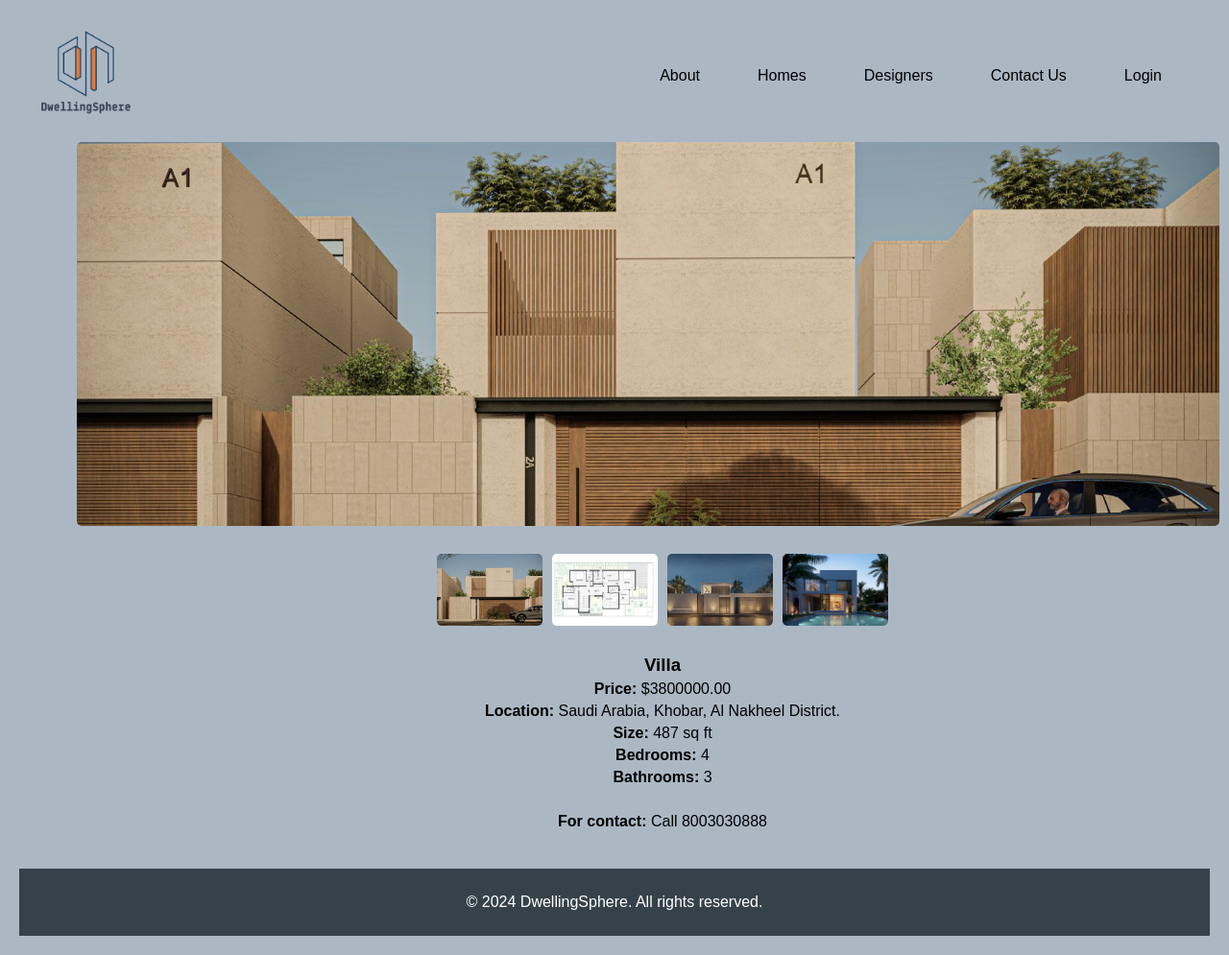
Screenshot of /homes/detail/5/ with the database file from the repository.
### homes/models.py (models this page shows, shortened)
class Home(models.Model):
    title = models.CharField(max_length=200)
    contact = models.TextField()
    price = models.DecimalField(max_digits=10, decimal_places=2)
    location = models.CharField(max_length=200)
    size = models.IntegerField()
    bedrooms = models.IntegerField()
    bathrooms = models.IntegerField()
    img = models.ImageField(upload_to='images/', blank=True, null=True)

### homes/views.py (the view)
# urls.py: path('detail/<home_id>/', views.home_detail, name='home_detail'),
def home_detail(request, home_id:int):
    home= Home.objects.get(pk=home_id)
    return render(request, 'homes/home_detail.html', {'home': home})

### homes/templates/homes/home_detail.html (shortened to what this page needs)
{% extends 'main_app/base.html' %}
{% load static %}
{% block content %}
<div class="home-card">
    {% if home.img %}
        <img class="large" src="{{ home.img.url }}" alt="{{ home.title }}" id="mainImage">
    {% endif %}
    <div class="small-images">
        <img src="{{ home.img.url }}" alt="Main image" onclick="changeMainImage('{{ home.img.url }}')">
        <img src="{% static 'images/1.1.jpg' %}" alt="Small image 1" onclick="changeMainImage('{% static 'images/1.1.jpg' %}')">
        <img src="{% static 'images/2.2.jpg' %}" alt="Small image 2" onclick="changeMainImage('{% static 'images/2.2.jpg' %}')">
        <img src="{% static 'images/3.3.jpg' %}" alt="Small image 3" onclick="changeMainImage('{% static 'images/3.3.jpg' %}')">
    </div>
    <div class="home-details">
        <h3>{{ home.title }}</h3>
        <p><strong>Price:</strong> ${{ home.price }}</p>
        <p><strong>Location:</strong> {{ home.location }}</p>
        <p><strong>Size:</strong> {{ home.size }} sq ft</p>
        <p><strong>Bedrooms:</strong> {{ home.bedrooms }}</p>
        <p><strong>Bathrooms:</strong> {{ home.bathrooms }}</p>
        <a href="tel:{{ home.contact }}" class="contact-button"><p><strong>For contact:</strong> Call {{ home.contact }}</a>
    </div>
</div>
{% endblock %}

### main_app/static/css/styles.css (style rules this page uses)
body { font-family: Arial, sans-serif; margin: 0; padding: 0; background-color: #abb8c4; }

### homes/templates/homes/home_detail.html (style rules this page uses)
body { background-color: #abb8c4; display: flex; flex-direction: column; padding: 20px; }
.home-card { padding: 0px; margin: 10px; width: 700px; height: auto; box-sizing: border-box; text-align: center; margin-left: 300px; }
.home-card img.large { width: 170%; height: 400px; object-fit: cover; border-radius: 5px; margin-bottom: 15px; margin-left: -260px; }
.small-images { display: flex; justify-content: center; margin-top: 10px; }
.small-images img { width: 110px; height: 75px; object-fit: cover; border-radius: 5px; margin: 0 5px; cursor: pointer; transition: transform 0.2s, box-shadow 0.2s; }
.home-details { margin-top: 30px; }
.home-details h3 { margin: 0; }
.home-details p { margin: 5px 0; }
.contact-button { display: inline-block; color: rgb(0, 0, 0); padding: 10px 15px; border: none; border-radius: 5px; text-decoration: none; cursor: pointer; margin-top: -10px; }

### rows the page displays
Home: img (picture), title "Villa", price "3800000.00", location "Saudi Arabia, Khobar, Al Nakheel District.", size "487", bedrooms "4", bathrooms "3", contact "8003030888"
